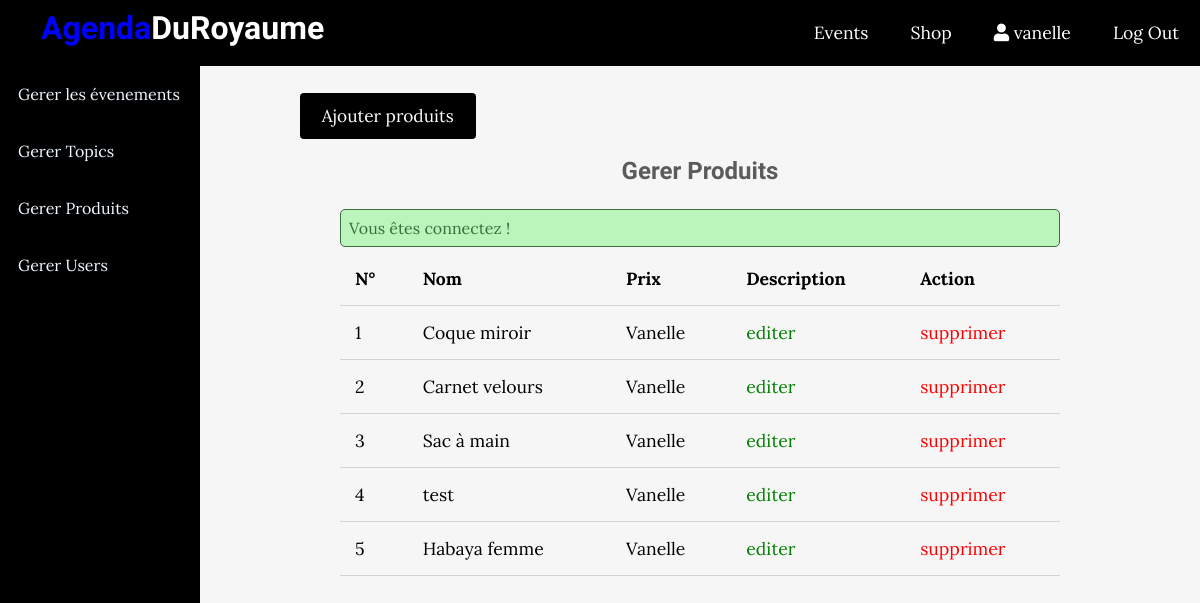
The page /admin/products/index.php (signed in) on the database its author committed.
### tables this page shows
CREATE TABLE IF NOT EXISTS `products` (
  `id_product` int(11) NOT NULL AUTO_INCREMENT,
  `price` double NOT NULL,
  `description` mediumtext NOT NULL,
  `name` varchar(255) NOT NULL,
  `image` varchar(255) NOT NULL,
  PRIMARY KEY (`id_product`)
);

### app/controllers/products.php (called while the page is built, shortened)
<?php
include(ROOT_PATH . "/app/database/db.php");
$table = 'products';
$products = selectAll($table);

### app/database/db.php (called while the page is built, shortened)
<?php
require('connect.php');
function selectAll($table, $conditions = [])
{
    global $conn;
    $sql = "SELECT * FROM $table";
    if (empty($conditions)) {
        $stmt = $conn->prepare($sql);
        $stmt->execute();
        $result = $stmt->get_result()->fetch_all(MYSQLI_ASSOC);
        return $result;
    }
}

### admin/products/index.php (the view, shortened to what this page needs)
<?php include(ROOT_PATH . "/app/controllers/products.php");
?>
<!DOCTYPE html>
<html lang="fr">
    <head>
        <link rel="stylesheet"
            href="https://use.fontawesome.com/releases/v5.7.2/css/all.css"
>
        <link rel="stylesheet" href="../../assets/css/style.css">
        <link rel="stylesheet" href="../../assets/css/admin.css">
    </head>
    <body>
    <?php include(ROOT_PATH . "/app/includes/adminHeader.php"); ?>
        <div class="admin-wrapper">
        <?php include(ROOT_PATH . "/app/includes/adminSidebar.php"); ?>
            <div class="admin-content">
                <div class="button-group">
                    <a href="create.php" class="btn btn-big">Ajouter produits</a>
                </div>
                <div class="content">
                    <h2 class="page-title">Gerer Produits</h2>
                    <?php include(ROOT_PATH . "/app/includes/messages.php"); ?>
                    <table>
                        <thead>
                            <th>N°</th>
                            <th>Nom</th>
                            <th>Prix</th>
                            <th>Description</th>
                            <th colspan="2">Action</th>
                        </thead>
                        <tbody>
                            <?php foreach ($products as $key => $prod): ?>
                                <tr>
                                    <td><?php echo $key + 1; ?></td>
                                    <td><?php echo $prod['name'] ?></td>
                                    <td>Vanelle</td>
                                    <td><a href="#" class="edit">editer</a></td>
                                    <td><a href="#" class="delete">supprimer</a></td>
                                </tr>
                            <?php endforeach; ?>
                        </tbody>
                    </table>
                </div>
            </div>
        </div>
    </body>
</html>

### assets/css/style.css (style rules this page uses)
* { box-sizing: border-box; }
html, body { height: 100%; padding: 0px; margin: 0px; background: #f6f6f6; font-family: "Lora", serif; }
h1, h2, h3, h4, h5, h6 { font-family: "Candal", serif; color: #5c5b5b; margin: 5px; }
a { text-decoration: none; color: inherit; }
.btn { padding: 0.5rem 1rem; background: black; color: white; border: 1px solid transparent; border-radius: 0.25rem; font-size: 1.08em; font-family: "Lora", serif; }
.btn-big { padding: 0.7rem 1.3rem; line-height: 1.3rem; }
.content { width: 90%; margin: 30px auto 30px; }

### assets/css/admin.css (style rules this page uses)
.admin-wrapper { display: flex; height: calc(100% - 66px); }
.admin-wrapper .admin-content { flex: 8; height: 100%; padding: 40px 100px 100px; overflow-y: scroll; }
.admin-content .page-title { text-align: center; margin-bottom: 1.5rem; }
table { width: 100%; border-collapse: collapse; font-size: 1.1rem; }
th, td { padding: 15px; text-align: left; border-bottom: 1px solid #d3d3d3; }
.edit { color: green; }
.delete { color: red; }

### rows shown on the page
products: name "Coque miroir"
products: name "Carnet velours"
products: name "Sac à main"
products: name "test"
products: name "Habaya femme"

### other values the page prints
$_SESSION['username'] "vanelle"
$_SESSION['message'] "Vous êtes connectez !"
